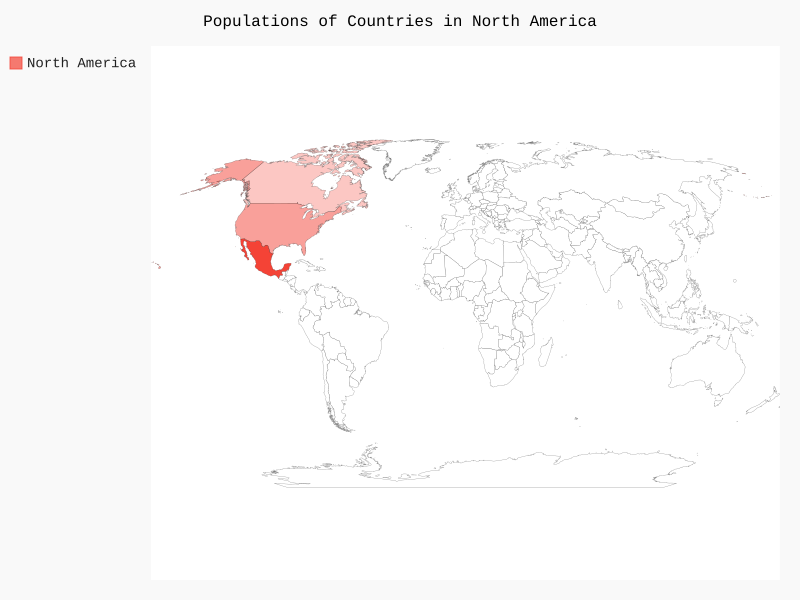

Write the Python code that produced this figure.
import pygal.maps.world

wm = pygal.maps.world.World()
wm.force_uri_protocol = 'http'
wm.title = 'Populations of Countries in North America'

wm.add('North America', {'ca': 34126000, 'mx': 309349000, 'us':113423000})

wm.render_to_file('na_populations.svg')
